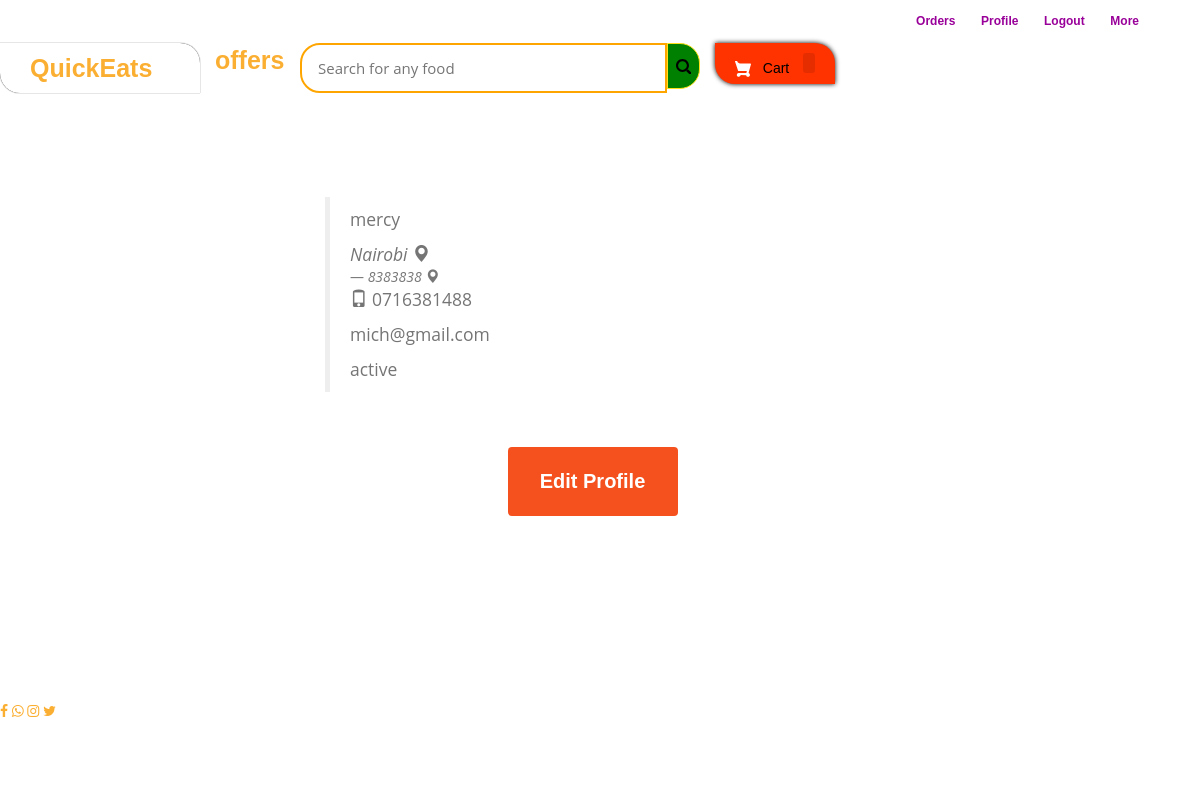
Page /my-profile (signed in) on the committed database.
### onlfoods/models.py (models this page shows, shortened)
class Customer(models.Model):
	user = models.OneToOneField(User, on_delete=models.CASCADE,null=True)
	profile_pic = models.ImageField(upload_to = 'profiles',null=True,blank=True)
	c_email = models.EmailField()
	c_phone_number = models.CharField(max_length=10)
	c_region = models.ForeignKey('Region', on_delete=models.CASCADE)
	STATUS =(
        ('active','active'),
        ('dormant','dormant'),
    )
	status = models.CharField(max_length=20,null=True,choices=STATUS,default="active")
	address = models.CharField(max_length=20)

class Region(models.Model):
	r_name = models.CharField(max_length=20)
	image = models.ImageField(upload_to='regions',null=True,blank=True)
	r_desc = models.CharField(max_length=50)
	def __str__(self):
		return str(self.r_name)

### onlfoods/views.py (the view)
# urls.py: path('my-profile', views.my_profile_view,name='my-profile'),
@login_required(login_url='customerlogin')
@user_passes_test(is_customer)
def my_profile_view(request):
    customer=models.Customer.objects.get(user_id=request.user.id)
    return render(request,'my_profile.html',{'customer':customer})

### onlfoods/views.py (called while the page is built)
def is_customer(user):
    return user.groups.filter(name='CUSTOMER').exists()

### templates/my_profile.html (shortened to what this page needs)
{% extends 'customer_base.html' %}
{% load static %}
{% block content %}
<br><br><br>
<div style="padding-left:300px;" class="container">
        <div class="col">
            <blockquote>
                <p>{{request.user}}</p>
                <cite title="Source Title">{{customer.c_region}}  <i class="glyphicon glyphicon-map-marker"></i></cite></small>
                <small><cite title="Source Title">{{customer.address}}  <i class="glyphicon glyphicon-map-marker"></i></cite></small>
                <p> <i class="glyphicon glyphicon-phone"></i> {{customer.c_phone_number}}
            </p>
            <p>{{customer.c_email}}
            </p>
            <p>{{customer.status}}
            </p>
            </blockquote>
        </div>
</div>
<br>
<div style="text-align: center;">
  <a href="/edit-profile"><button class="button" ><span>Edit Profile </span></button></a>
</div>
<br><br><br><br><br><br>
{% endblock content %}

### static/css/style.css (style rules this page uses)
body { color: #757575; background: #ffffff; font-family: 'open sans', sans-serif; }
a { font-family: 'Nunito', sans-serif; font-weight: 600; color: #fbaf32; transition: .3s; }

### templates/customer_base.html (style rules this page uses)
body { background-color: none; margin: 0; padding: 0; }

### templates/customer_navbar.html (style rules this page uses)
body { background-color: none; }

### templates/my_profile.html (style rules this page uses)
body { background-color:none; }
.col { padding: 10px; }
.button { display: inline-block; border-radius: 4px; background-color: #f4511e; border: none; color: #FFFFFF; text-align: center; font-size: 20px; padding: 20px; width: 170px; transition: all 0.5s; cursor: pointer; margin: 5px; margin-right: 20px; }
.button span { cursor: pointer; display: inline-block; position: relative; transition: 0.5s; }
.button span:after { content: '\00bb'; position: absolute; opacity: 0; top: 0; right: -20px; transition: 0.5s; }

### rows in the picture
Customer: c_region "Nairobi", address "8383838", c_phone_number "0716381488", c_email "mich@gmail.com", status "active"

### other values in the picture
{{ request.user }} "mercy"
